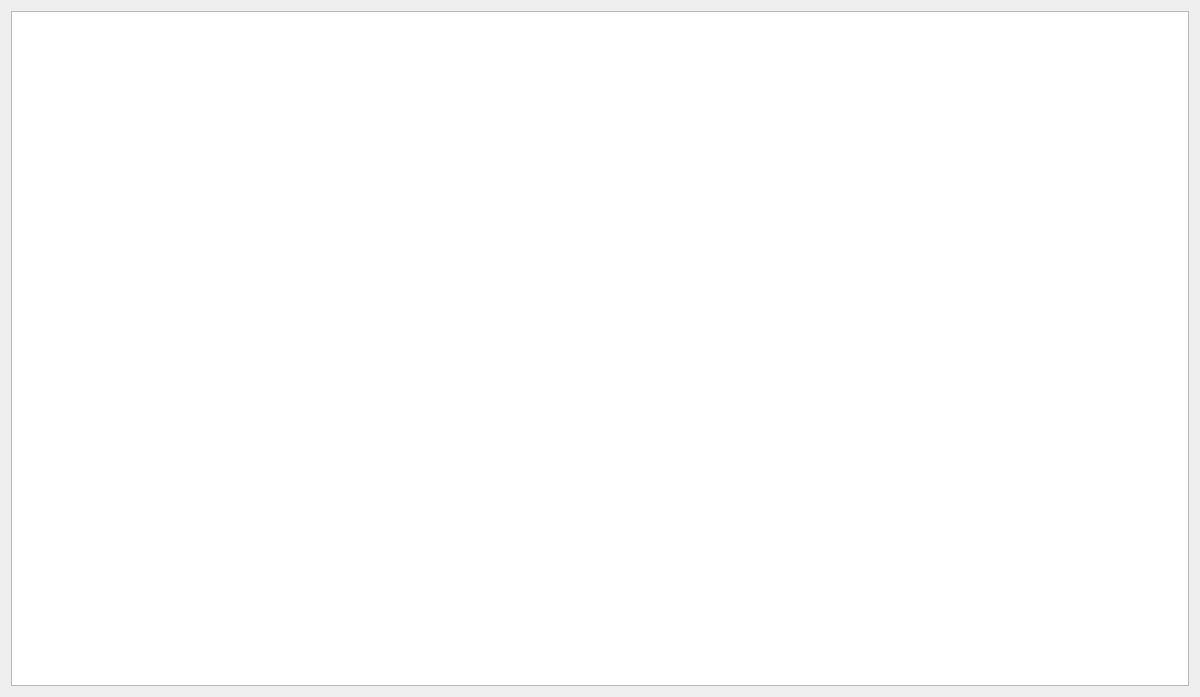
<?xml version="1.0" encoding="UTF-8"?>
<ui version="4.0">
 <class>CourseForm</class>
 <widget class="QWidget" name="CourseForm">
  <property name="geometry">
   <rect>
    <x>0</x>
    <y>0</y>
    <width>1200</width>
    <height>697</height>
   </rect>
  </property>
  <property name="windowTitle">
   <string>Form</string>
  </property>
  <layout class="QHBoxLayout" name="horizontalLayout">
   <item>
    <widget class="QTableView" name="tableView">
     <property name="alternatingRowColors">
      <bool>true</bool>
     </property>
     <property name="selectionMode">
      <enum>QAbstractItemView::SingleSelection</enum>
     </property>
     <property name="selectionBehavior">
      <enum>QAbstractItemView::SelectRows</enum>
     </property>
     <property name="sortingEnabled">
      <bool>true</bool>
     </property>
    </widget>
   </item>
  </layout>
 </widget>
 <resources/>
 <connections/>
</ui>
